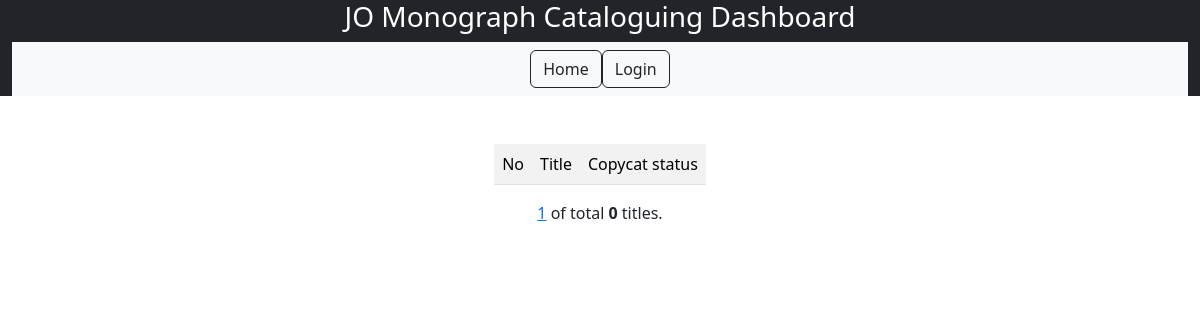
The app's page /detail_copycat/Original/, older data.
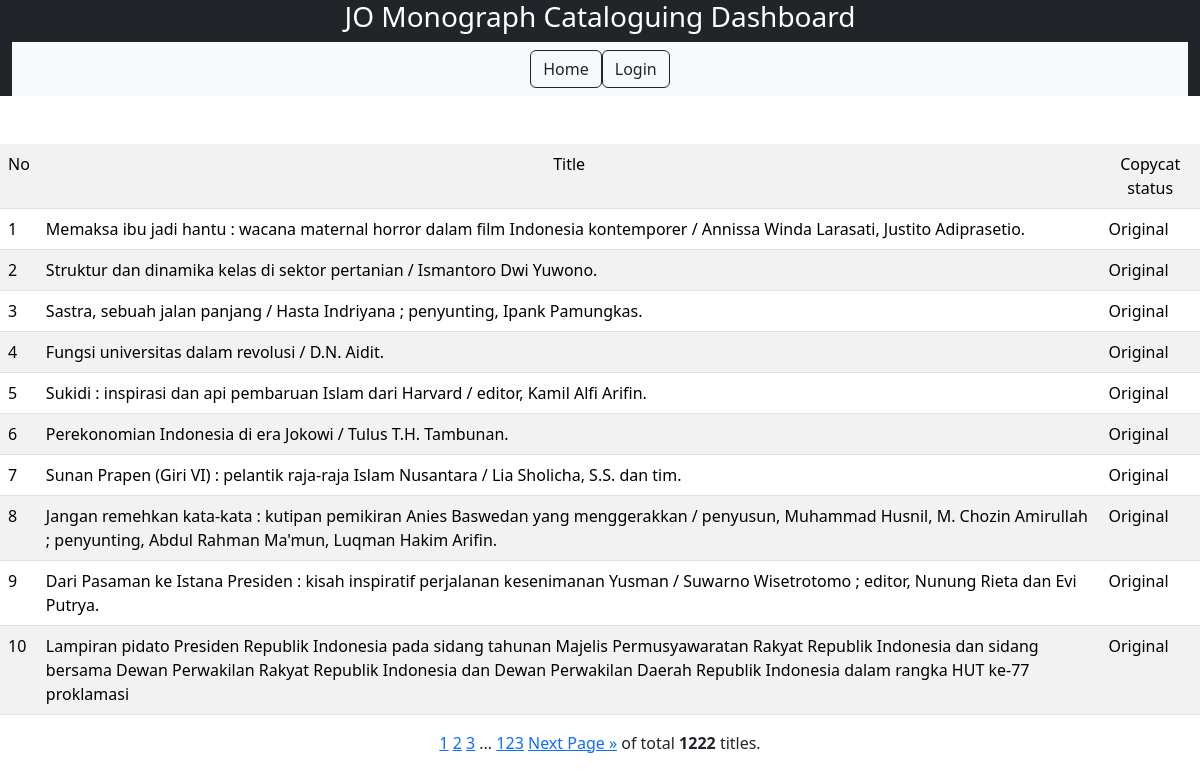
The same page, newer data.
### nlajkt_cat_stat/models.py (models this page shows)
class Catalogues(models.Model):
    entry_date = models.DateField()
    consignment_no = models.IntegerField(default=465)
    title = models.TextField()
    work_type = models.CharField(max_length=20, choices=[
        ('Original','Original'),
        ('Translation','Translation'),
        ('Adaptation','Adaptation')
        ], default='Original')
    publish_year = models.IntegerField()
    volume = models.CharField(max_length=20, choices=[
        ('Single','Single'),
        ('Multi-complete','Multi-complete'),
        ('Multi-incomplete','Multi-incomplete'),
        ], default='Single')
    copycat = models.CharField(max_length=20, choices=[
        ('Original','Original'),
        ('Partial copycat','Partial copycat'),
        ('Full copycat','Full copycat'),
        ], default='Original')
    ISBN = models.CharField(max_length=20, choices=[
        ('No','No'),
        ('Yes-valid','Yes-valid'),
        ('Yes-invalid','Yes-invalid'),
        ], default='No')
    authorship_type = models.CharField(max_length=50, choices=[
        ('Single author','Single author'),
        ('Collaboration','Collaboration'),
        ('Compilation','Compilation'),
        ('Others','Others')
        ], default='Single')
    language = models.CharField(max_length=50, choices=[
        ('Indonesian','Indonesian'),
        ('English','English'),
        ('Indonesian local','Indonesian local'),
        ('Multi language','Multi language'),
        ('Unknown','Unknown')
        ], default='Indonesian')
    bibliography = models.CharField(max_length=20, choices=[
        ('No','No'),
        ('Yes','Yes'),
        ], default='No')
    indexx = models.CharField(max_length=20, choices=[
        ('No','No'),
        ('Yes','Yes'),
        ], default='No')
    publisher_type = models.CharField(max_length=100, choices=[
        ('Commercial','Commercial'),
        ('Government-department','Government-department'),
        ('Government-nondepartment','Government-nondepartment'),
        ('Government-local','Government-local'),
        ('Universities','Universities'),
        ('NGO','NGO'),
        ('Others','Others')
        ], default='Commercial')
    genre = models.CharField(max_length=100, choices=[
        ('General non fiction','General non fiction'),
        ('Fiction-novel','Fiction-novel'),
        ('Fiction-short stories','Fiction-short stories'),
	    ('Fiction-biographic','Fiction-biographic'),
	    ('Fiction-drama','Fiction-drama'),
        ('Poetry','Poetry'),
        ('Folktales','Folktales'),
        ('Biography-single','Biography-single'),
        ('Biography-collective','Biography-collective'),
        ('Biography-auto','Biography-auto'),
        ('Dictionaries','Dictionaries'),
        ('Proceeding','Proceeding'),
        ('Comic, cartoon','Comic, cartoon'),
        ], default='General non fiction')
    format = models.CharField(max_length=100, choices=[
        ('Book-printed','Book-printed'),
        ('Book-electronic','Book-electronic'),
        ('Non book video','Non book video'),
        ('Non book audio','Non book audio'),
        ('Map-single','Map-single'),
        ('Map-atlas','Map-atlas'),
        ('Ephemera','Ephemera')
        ], default='Book-printed')
    size = models.CharField(max_length=10, choices=[
        ('YY','YY'),
        ('YYq', 'YYq'),
        ('YYp','YYp')
        ],default='YY')
    subject = models.CharField(max_length=50, choices=[
       ('000-Generalities','000-Generalities'),
       ('000-Library science','000-Library science'),
       ('000-Journalism and media','000-Journalism and media'),
       ('100-Philosophy and ethics','100-Philosophy and ethics'),
       ('200-Religions-general','200-Religions-general'),
       ('200-Religion-Islam','200-Religion-Islam'),
       ('200-Religion-Christianity','200-Religion-Christianity'),
       ('200-Religion-Hinduism','200-Religion-Hinduism'),
       ('200-Religion-Buddhism and others','200-Religion-Buddhism and others'),
       ('300-Social-anthropology and sociology','300-Social-anthropology and sociology'),
       ('300-Social-problems and services','300-Social-problems and services'),
       ('300-Social-politics','300-Social-politics'),
       ('300-Social-international relations','300-Social-international relations'),
       ('300-Social-economics-general','300-Social-economics-general'),
       ('300-Social-economics-management','300-Social-economics-management'),
       ('300-Social-economics-resources','300-Social-economics-resources'),
       ('300-Social-economics-policy and development','300-Social-economics-policy and development'),
       ('300-Social-economics-financial and monetary','300-Social-economics-financial and monetary'),
       ('300-Social-economics-industries and production','300-Social-economics-industries and production'),
       ('300-Social-culture','300-Social-culture'),
       ('300-Social-military','300-Social-military'),
       ('300-Social-education','300-Social-education'),
       ('300-Social-law','300-Social-law'),
       ('300-Social-transportation','300-Social-transportation'),
       ('300-Social-public administration','300-Social-public administration'),
       ('300-Social-human rights','300-Social-human rights'),
       ('400-Language-linguistics','400-Language-linguistics'),
       ('400-Language-sociolinguistics','400-Language-sociolinguistics'),
       ('500-Science-general','500-Science-general'),
       ('600-Technology-general','600-Technology-general'),
       ('600-Agriculture and agribusiness','600-Agriculture and agribusiness'),
       ('700-Arts-general','700-Arts-general'),
       ('700-Arts-visual','700-Arts-visual'),
       ('700-Arts-performance','700-Arts-performance'),
       ('700-Arts-music','700-Arts-music'),
       ('700-Architecture','700-Architecture'),
       ('800-Literature-general','800-Literature-general'),
       ('800-Literature-fiction and poetry','800-Literature-fiction and poetry'),
       ('900-History-general','900-History-general'),
       ('900-History-Indonesia','900-History-Indonesia'),
       ('900-Geography and travel','900-Geography and travel'),
       ('900-Biography','900-Biography')
       ], null=True)

### nlajkt_cat_stat/views.py (the view)
# urls.py: path('detail_copycat/<str:copycat>/', views.detail_copycat, name='detail_copycat'),
def detail_copycat(request, copycat):
    detail_copycat = Catalogues.objects.all().filter(copycat=copycat)
    page = request.GET.get('page', 1)
    paginator = Paginator(detail_copycat, 10)
    try:
        paging = paginator.page(page)
    except PageNotAnInteger:
        paging = paginator.page(1)
    except EmptyPage:
        paging = paginator.page(paginator.num_pages)
    template = loader.get_template('detail_copycat.html')
    context = {'paging' : paging,}
    return HttpResponse(template.render(context, request))

### nlajkt_cat_stat/templates/detail_copycat.html
{% extends 'base.html'%}
{% block block1 %}
<br><br><center>
<table style="width: auto;" class="table table-striped">
    <tr bgcolor = 'grey'>
      <b><td>No</td>
        <td align="center">Title</td>
        <td align="center">Copycat status</td></b>
    </tr>
    {% for x in paging %}
    <tr>
        <td>{{ forloop.counter0|add:paging.start_index }}</td>
        <td>{{ x.title }}</td>
        <td>{{ x.copycat }}</td>
    </tr>
    {% endfor %}
</table>
{% include 'pagination_jakartaoffice.html' %}</center>
<br><br>
{% endblock %}

Row changes from the older to the newer data that the page shows:
now on this page (row edited): Catalogues: title "Memaksa ibu jadi hantu : wacana maternal horror dalam film Indonesia kontemporer / Annissa Winda Larasati, Justito Adiprasetio.", copycat "Original"
now on this page (row edited): Catalogues: title "Struktur dan dinamika kelas di sektor pertanian / Ismantoro Dwi Yuwono.", copycat "Original"
now on this page (row edited): Catalogues: title "Sastra, sebuah jalan panjang / Hasta Indriyana ; penyunting, Ipank Pamungkas.", copycat "Original"
now on this page (row edited): Catalogues: title "Fungsi universitas dalam revolusi / D.N. Aidit.", copycat "Original"
now on this page (row edited): Catalogues: title "Sukidi : inspirasi dan api pembaruan Islam dari Harvard / editor, Kamil Alfi Arifin.", copycat "Original"
now on this page (row edited): Catalogues: title "Perekonomian Indonesia di era Jokowi / Tulus T.H. Tambunan.", copycat "Original"
now on this page (row edited): Catalogues: title "Sunan Prapen (Giri VI) : pelantik raja-raja Islam Nusantara / Lia Sholicha, S.S. dan tim.", copycat "Original"
now on this page (row edited): Catalogues: title "Jangan remehkan kata-kata : kutipan pemikiran Anies Baswedan yang menggerakkan / penyusun, Muhammad Husnil, M. Chozin Amirullah ; penyunting, Abdul Rahman Ma'mun, Luqman Hakim Arifin.", copycat "Original"
now on this page (row edited): Catalogues: title "Dari Pasaman ke Istana Presiden : kisah inspiratif perjalanan kesenimanan Yusman / Suwarno Wisetrotomo ; editor, Nunung Rieta dan Evi Putrya.", copycat "Original"
now on this page (row edited): Catalogues: title "Lampiran pidato Presiden Republik Indonesia pada sidang tahunan Majelis Permusyawaratan Rakyat Republik Indonesia dan sidang bersama Dewan Perwakilan Rakyat Republik Indonesia dan Dewan Perwakilan Daerah Republik Indonesia dalam rangka HUT ke-77 proklamasi", copycat "Original"
Text that changed along with them:
{{ paging.paginator.num_pages }}: (not shown) → "123"
{{ paging.paginator.count }}: "0" → "1222"
new list line: "2"
new list line: "3"
text now shown: "... Next Page »"
